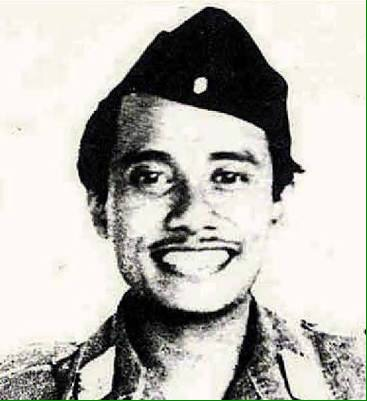
#> input picture Bisa Ai/Image Processing/Topic 7 - Discrete Fouriur Transform/bung-tomo.jpg, 367 x 401 px
$ jupyter execute praktikum.ipynb   (older library calls are emulated)
#> lines starting #> are read from the running program, lines starting #| are printed output that depends on the picture
[cell 1]
import numpy as np
import cv2
from matplotlib import pyplot as plt

img = cv2.imread('bung-tomo.jpg',0)
#> img: shape (401, 367); min 0, max 255, mean 183.7

img_float32 = np.float32(img)

dft = cv2.dft(img_float32, flags = cv2.DFT_COMPLEX_OUTPUT)
dft_shift = np.fft.fftshift(dft)

rows, cols = img.shape
#> rows = 401; cols = 367
crow, ccol = int(rows/2), int(cols/2) # center
#> crow = 200; ccol = 183

mask_red = np.ones((rows, cols, 2), np.uint8)

for i in range(60, rows, 135):
    for j in range(100, cols, 200):
        if not (i == 330 and j == 500):
            mask_red[i-10:i+10, j-10:j+10] = 0

for i in range(0, rows, 135):
    for j in range(200, cols, 200):
        if not (i == 330 and j == 500):
            mask_red[max(0,i-15):min(rows,i+15), max(0,j-15):min(cols,j+15)] = 0

fshift_red = dft_shift*mask_red
f_ishift_red = np.fft.ifftshift(fshift_red)
img_back_red = cv2.idft(f_ishift_red)
img_back_red = cv2.magnitude(img_back_red[:,:,0],img_back_red[:,:,1])
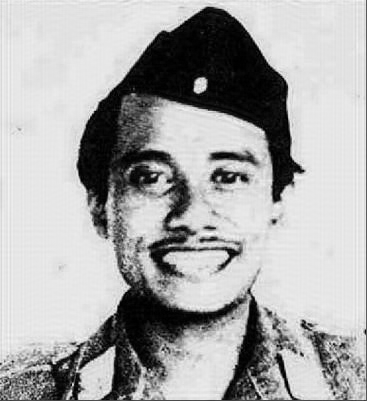
#> img_back_red: shape (401, 367) float32; min 2650.3, max 40650052, mean 27068326; drawn with min black and max white

I_out_red = cv2.normalize(img_back_red,None,0,255,cv2.NORM_MINMAX,cv2.CV_8U)
magnitude_spectrum = 20*np.log(cv2.magnitude(dft_shift[:,:,0],dft_shift[:,:,1]))
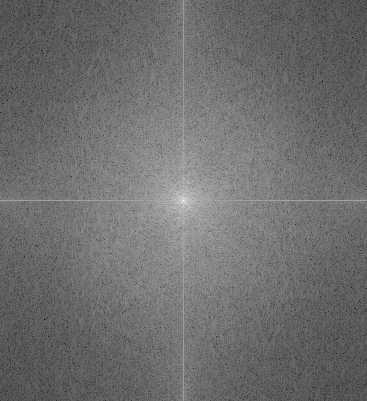
#> magnitude_spectrum: shape (401, 367) float32; min 13.28, max 342.3, mean 155.7; drawn with min black and max white

plt.subplot(421),plt.imshow(img, cmap = 'gray')
plt.title('Input Image'), plt.xticks([]), plt.yticks([])
plt.subplot(422),plt.imshow(magnitude_spectrum, cmap = 'gray')
plt.title('Magnitude Spectrum Input Image'), plt.xticks([]), plt.yticks([])

plt.subplot(427),plt.imshow(img_back_red, cmap = 'gray')
plt.title('Result Image Noise Reduction'), plt.xticks([]), plt.yticks([])
plt.subplot(428),plt.imshow(mask_red[:,:,0], cmap = 'gray')
plt.title('Filter Noise Reduction'), plt.xticks([]), plt.yticks([])

plt.show()
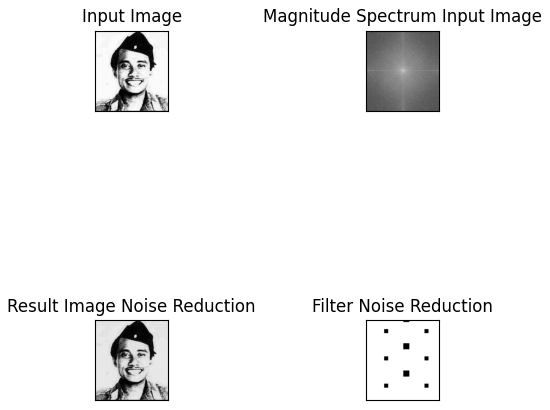
#> figure drawn by matplotlib, 4 panels

cv2.imshow('Result Image Noise Reduction', I_out_red)
cv2.imshow('Input Image', img)

cv2.waitKey(0)
cv2.destroyAllWindows()
